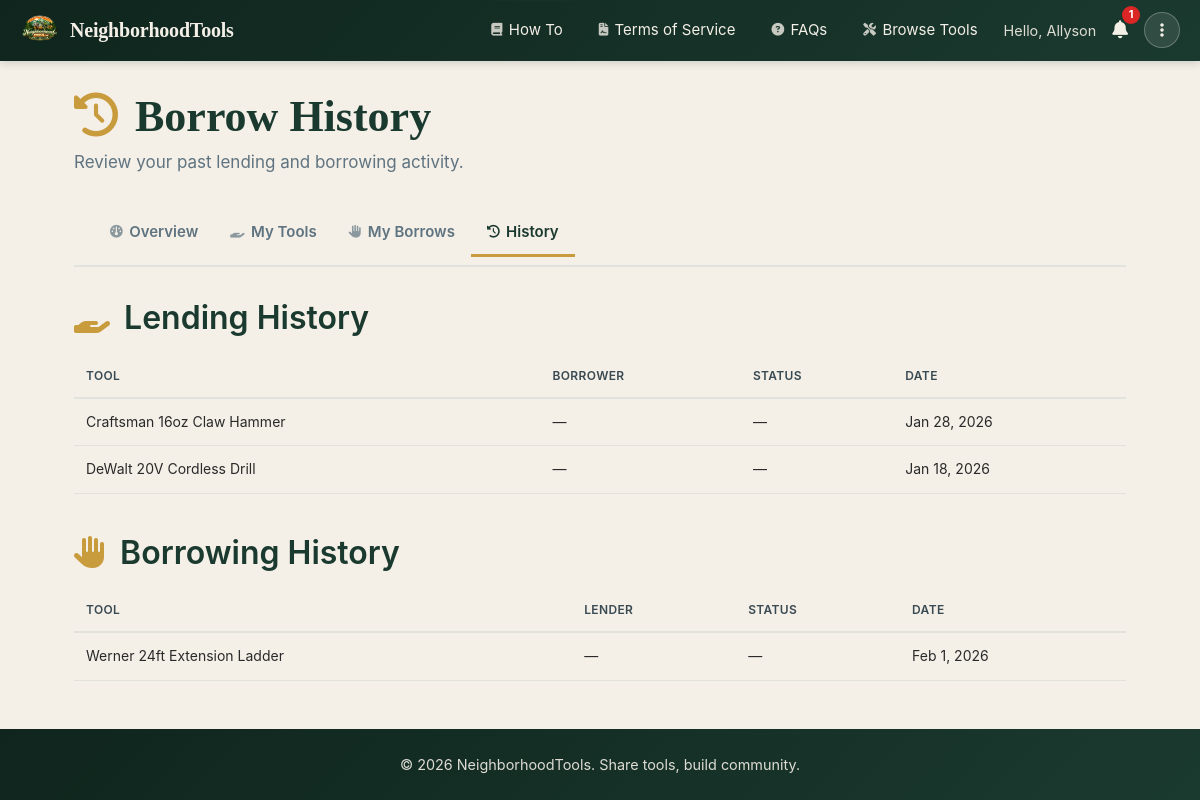
The page /dashboard/history (signed in) on the database its author committed.
### tables this page shows
CREATE TABLE borrow_bor (
    id_bor INT AUTO_INCREMENT PRIMARY KEY,
    id_tol_bor INT NOT NULL,
    id_acc_bor INT NOT NULL
        COMMENT 'borrower account',
    id_bst_bor INT NOT NULL,
    loan_duration_hours_bor INT NOT NULL
        COMMENT 'Agreed period in hours; UI converts',
    requested_at_bor TIMESTAMP DEFAULT CURRENT_TIMESTAMP,
    approved_at_bor TIMESTAMP NULL,
    borrowed_at_bor TIMESTAMP NULL,
    due_at_bor TIMESTAMP NULL
        COMMENT 'Set via trigger on status -> borrowed',
    returned_at_bor TIMESTAMP NULL,
    cancelled_at_bor TIMESTAMP NULL,
    notes_text_bor TEXT,
    is_contact_shared_bor BOOLEAN NOT NULL DEFAULT FALSE,
    created_at_bor TIMESTAMP DEFAULT CURRENT_TIMESTAMP,
    INDEX idx_status_due_tool_bor (id_bst_bor, due_at_bor, id_tol_bor),
    INDEX idx_tool_status_bor (id_tol_bor, id_bst_bor),
    INDEX idx_tool_borrower_bor (id_tol_bor, id_acc_bor),
    INDEX idx_borrower_bor (id_acc_bor),
    INDEX idx_returned_bor (returned_at_bor),
    INDEX idx_requested_at_bor (requested_at_bor),
    INDEX idx_borrower_status_bor (id_acc_bor, id_bst_bor, requested_at_bor),
    CONSTRAINT fk_borrow_tool FOREIGN KEY (id_tol_bor)
        REFERENCES tool_tol (id_tol) ON UPDATE CASCADE ON DELETE RESTRICT,
    CONSTRAINT fk_borrow_borrower FOREIGN KEY (id_acc_bor)
        REFERENCES account_acc (id_acc) ON UPDATE CASCADE ON DELETE RESTRICT,
    CONSTRAINT fk_borrow_status FOREIGN KEY (id_bst_bor)
        REFERENCES borrow_status_bst (id_bst) ON UPDATE CASCADE ON DELETE RESTRICT,
    CONSTRAINT chk_returned_cancelled_exclusive CHECK (
        returned_at_bor IS NULL OR cancelled_at_bor IS NULL
    )
);

CREATE TABLE tool_tol (
    id_tol INT AUTO_INCREMENT PRIMARY KEY,
    tool_name_tol VARCHAR(255) NOT NULL,
    tool_description_tol TEXT,
    id_tcd_tol INT NOT NULL,
    id_acc_tol INT NOT NULL
        COMMENT 'owner account',
    serial_number_tol VARCHAR(50),
    rental_fee_tol DECIMAL(6,2) DEFAULT 0.00
        COMMENT '0 = free sharing',
    default_loan_duration_hours_tol INT DEFAULT 168
        COMMENT 'Owner default in hours; UI converts days/weeks',
    is_available_tol BOOLEAN NOT NULL DEFAULT TRUE
        COMMENT 'Owner listing toggle - see Note for true availability logic',
    is_deposit_required_tol BOOLEAN NOT NULL DEFAULT FALSE
        COMMENT 'Lender requires refundable security deposit',
    default_deposit_amount_tol DECIMAL(8,2) DEFAULT 0.00
        COMMENT 'Default deposit amount; 0 = no deposit required',
    estimated_value_tol DECIMAL(8,2)
        COMMENT 'Estimated tool value for insurance/deposit reference',
    preexisting_conditions_tol TEXT
        COMMENT 'Lender disclosure of any pre-existing damage, wear, or conditions - ToS requirement',
    is_insurance_recommended_tol BOOLEAN NOT NULL DEFAULT FALSE
        COMMENT 'Flag for high-value tools ($1000+) where insurance is recommended',
    created_at_tol TIMESTAMP DEFAULT CURRENT_TIMESTAMP,
    updated_at_tol TIMESTAMP DEFAULT CURRENT_TIMESTAMP ON UPDATE CURRENT_TIMESTAMP,
    INDEX idx_owner_available_tol (id_acc_tol, is_available_tol),
    INDEX idx_condition_tol (id_tcd_tol),
    INDEX idx_available_owner_created_tol (is_available_tol, id_acc_tol, created_at_tol),
    INDEX idx_created_at_tol (created_at_tol),
    INDEX idx_rental_fee_tol (rental_fee_tol),
    INDEX idx_is_deposit_required_tol (is_deposit_required_tol),
    FULLTEXT INDEX fulltext_tool_search_tol (tool_name_tol, tool_description_tol),
    CONSTRAINT fk_tool_condition FOREIGN KEY (id_tcd_tol)
        REFERENCES tool_condition_tcd (id_tcd) ON UPDATE CASCADE ON DELETE RESTRICT,
    CONSTRAINT fk_tool_owner FOREIGN KEY (id_acc_tol)
        REFERENCES account_acc (id_acc) ON UPDATE CASCADE ON DELETE RESTRICT,
    CONSTRAINT chk_rental_fee_non_negative CHECK (rental_fee_tol >= 0),
    CONSTRAINT chk_deposit_amount_non_negative CHECK (default_deposit_amount_tol >= 0),
    CONSTRAINT chk_estimated_value_non_negative CHECK (estimated_value_tol IS NULL OR estimated_value_tol >= 0)
);

### src/Core/BaseController.php (called while the page is built, shortened)
<?php
class BaseController
{
    private static ?array $cachedTos = null;
    private static bool $tosCacheLoaded = false;
    private static ?int $cachedUnreadCount = null;
    private static bool $unreadCacheLoaded = false;
    protected function getSharedData(): array
    {
        $isLoggedIn = !empty($_SESSION['logged_in']);
        $authUser = $isLoggedIn
            ? [
                'id'         => (int) $_SESSION['user_id'],
                'name'       => $_SESSION['user_name'] ?? '',
                'first_name' => $_SESSION['user_first_name'] ?? '',
                'role'       => $_SESSION['user_role'] ?? 'member',
                'avatar'     => $_SESSION['user_avatar'] ?? null,
            ]
            : null;
        if (!self::$tosCacheLoaded) {
            self::$cachedTos = Tos::getCurrent();
            self::$tosCacheLoaded = true;
        }
        $currentTos = self::$cachedTos;
        $tosAccepted = $currentTos === null
            || !$isLoggedIn
            || Tos::hasUserAccepted(accountId: $authUser['id'], tosId: (int) $currentTos['id_tos']);
        if (!self::$unreadCacheLoaded) {
            self::$cachedUnreadCount = $isLoggedIn
                ? Notification::getUnreadCount($authUser['id'])
                : 0;
            self::$unreadCacheLoaded = true;
        }
        return [
            'isLoggedIn'  => $isLoggedIn,
            'authUser'    => $authUser,
            'csrfToken'   => $_SESSION['csrf_token'] ?? '',
            'currentPage' => parse_url($_SERVER['REQUEST_URI'] ?? '/', PHP_URL_PATH) ?: '/',
            'currentTos'  => $currentTos,
            'tosAccepted' => $tosAccepted,
            'unreadCount' => self::$cachedUnreadCount,
        ];
    }
    protected function render(string $view, array $data = []): void
    {
        extract(array_merge($this->getSharedData(), $data));
        require BASE_PATH . '/src/Views/' . $view . '.php';
        require BASE_PATH . '/src/Views/layouts/main.php';
    }
}

### src/Controllers/DashboardController.php (called while the page is built, shortened)
<?php
class DashboardController extends BaseController
{
    public function history(): void
    {
        $userId = (int) $_SESSION['user_id'];
        $lenderHistory   = [];
        $borrowerHistory = [];
        try {
            $pdo = \App\Core\Database::connection();
            $stmt = $pdo->prepare('CALL sp_get_user_borrow_history(:id, :role, :status, :limit, :offset)');
            $stmt->bindValue(':id', $userId, \PDO::PARAM_INT);
            $stmt->bindValue(':role', 'lender', \PDO::PARAM_STR);
            $stmt->bindValue(':status', null, \PDO::PARAM_NULL);
            $stmt->bindValue(':limit', 20, \PDO::PARAM_INT);
            $stmt->bindValue(':offset', 0, \PDO::PARAM_INT);
            $stmt->execute();
            $lenderHistory = $stmt->fetchAll();
            $stmt = $pdo->prepare('CALL sp_get_user_borrow_history(:id, :role, :status, :limit, :offset)');
            $stmt->bindValue(':id', $userId, \PDO::PARAM_INT);
            $stmt->bindValue(':role', 'borrower', \PDO::PARAM_STR);
            $stmt->bindValue(':status', null, \PDO::PARAM_NULL);
            $stmt->bindValue(':limit', 20, \PDO::PARAM_INT);
            $stmt->bindValue(':offset', 0, \PDO::PARAM_INT);
            $stmt->execute();
            $borrowerHistory = $stmt->fetchAll();
        } catch (\Throwable $e) {
            error_log('DashboardController::history — ' . $e->getMessage());
        }
        $this->render('dashboard/history', [
            'title'           => 'Borrow History — NeighborhoodTools',
            'description'     => 'View your past lending and borrowing activity.',
            'pageCss'         => ['dashboard.css'],
            'lenderHistory'   => $lenderHistory,
            'borrowerHistory' => $borrowerHistory,
        ]);
    }
}

### src/Views/dashboard/history.php (the view, shortened to what this page needs)
<section aria-labelledby="history-heading">
  <header>
    <h1 id="history-heading">
      <i class="fa-solid fa-clock-rotate-left" aria-hidden="true"></i>
      Borrow History
    </h1>
    <p>Review your past lending and borrowing activity.</p>
  </header>
  <nav aria-label="Dashboard sections">
    <ul>
      <li><a href="/dashboard"         ><i class="fa-solid fa-gauge" aria-hidden="true"></i> Overview</a></li>
      <li><a href="/dashboard/lender"  ><i class="fa-solid fa-hand-holding" aria-hidden="true"></i> My Tools</a></li>
      <li><a href="/dashboard/borrower"><i class="fa-solid fa-hand" aria-hidden="true"></i> My Borrows</a></li>
      <li><a href="/dashboard/history"  aria-current="page"><i class="fa-solid fa-clock-rotate-left" aria-hidden="true"></i> History</a></li>
    </ul>
  </nav>
  <section aria-labelledby="lending-history-heading">
    <h2 id="lending-history-heading">
      <i class="fa-solid fa-hand-holding" aria-hidden="true"></i>
      Lending History
    </h2>
    <?php if (!empty($lenderHistory)): ?>
      <table>
        <thead>
          <tr>
            <th scope="col">Tool</th>
            <th scope="col">Borrower</th>
            <th scope="col">Status</th>
            <th scope="col">Date</th>
          </tr>
        </thead>
        <tbody>
          <?php foreach ($lenderHistory as $row): ?>
            <tr>
              <td><?= htmlspecialchars($row['tool_name_tol'] ?? $row['tool_name'] ?? '—') ?></td>
              <td>
                <?php $borrowerId = (int) ($row['borrower_id'] ?? $row['id_acc_bor'] ?? 0); ?>
                <?php if ($borrowerId > 0): ?>
                  <a href="/profile/<?= $borrowerId ?>">
                    <?= htmlspecialchars($row['borrower_name'] ?? '—') ?>
                  </a>
                <?php else: ?>
                  <?= htmlspecialchars($row['borrower_name'] ?? '—') ?>
                <?php endif; ?>
              </td>
              <td><?= htmlspecialchars($row['borrow_status'] ?? $row['status_name_bst'] ?? '—') ?></td>
              <td>
                <?php $date = $row['returned_at_bor'] ?? $row['requested_at_bor'] ?? $row['created_at_bor'] ?? null; ?>
                <?php if ($date): ?>
                  <time datetime="<?= htmlspecialchars($date) ?>">
                    <?= htmlspecialchars(date('M j, Y', strtotime($date))) ?>
                  </time>
                <?php else: ?>
                  —
                <?php endif; ?>
              </td>
            </tr>
          <?php endforeach; ?>
        </tbody>
      </table>
    <?php else: ?>
      <p>No lending history yet. <a href="/tools/create">List a tool</a> to get started.</p>
    <?php endif; ?>
  </section>
  <section aria-labelledby="borrowing-history-heading">
    <h2 id="borrowing-history-heading">
      <i class="fa-solid fa-hand" aria-hidden="true"></i>
      Borrowing History
    </h2>
    <?php if (!empty($borrowerHistory)): ?>
      <table>
        <thead>
          <tr>
            <th scope="col">Tool</th>
            <th scope="col">Lender</th>
            <th scope="col">Status</th>
            <th scope="col">Date</th>
          </tr>
        </thead>
        <tbody>
          <?php foreach ($borrowerHistory as $row): ?>
            <tr>
              <td><?= htmlspecialchars($row['tool_name_tol'] ?? $row['tool_name'] ?? '—') ?></td>
              <td>
                <?php $lenderId = (int) ($row['lender_id'] ?? $row['owner_id'] ?? 0); ?>
                <?php if ($lenderId > 0): ?>
                  <a href="/profile/<?= $lenderId ?>">
                    <?= htmlspecialchars($row['lender_name'] ?? $row['owner_name'] ?? '—') ?>
                  </a>
                <?php else: ?>
                  <?= htmlspecialchars($row['lender_name'] ?? $row['owner_name'] ?? '—') ?>
                <?php endif; ?>
              </td>
              <td><?= htmlspecialchars($row['borrow_status'] ?? $row['status_name_bst'] ?? '—') ?></td>
              <td>
                <?php $date = $row['returned_at_bor'] ?? $row['requested_at_bor'] ?? $row['created_at_bor'] ?? null; ?>
                <?php if ($date): ?>
                  <time datetime="<?= htmlspecialchars($date) ?>">
                    <?= htmlspecialchars(date('M j, Y', strtotime($date))) ?>
                  </time>
                <?php else: ?>
                  —
                <?php endif; ?>
              </td>
            </tr>
          <?php endforeach; ?>
        </tbody>
      </table>
    <?php else: ?>
      <p>No borrowing history yet. <a href="/tools">Browse tools</a> to find something to borrow.</p>
    <?php endif; ?>
  </section>
</section>

### public/index.php (shortened to what this page needs)
<?php
$routes    = require BASE_PATH . '/config/routes.php';
$method = $_SERVER['REQUEST_METHOD'];
$uri    = parse_url($_SERVER['REQUEST_URI'], PHP_URL_PATH);
if ($uri !== '/') {
    $uri = rtrim($uri, '/');
}
try {
    foreach ($routes as $route => $handler) {
        [$routeMethod, $routePath] = explode(' ', $route, 2);
        if ($method !== $routeMethod) {
            continue;
        }
        $pattern = preg_replace('/\{([a-zA-Z]+)\}/', '(?P<$1>[^/]+)', $routePath);
        $pattern = '#^' . $pattern . '$#';
        if (preg_match($pattern, $uri, $matches)) {
            [$controllerClass, $action] = $handler;
            $params = array_filter($matches, 'is_string', ARRAY_FILTER_USE_KEY);
            $controller = new $controllerClass();
            $controller->$action(...array_values($params));
            break;
        }
    }
} catch (\Throwable $e) {
    http_response_code(500);
    error_log($e->getMessage() . ' in ' . $e->getFile() . ':' . $e->getLine());
    require BASE_PATH . '/src/Views/errors/500.php';
}

### rows shown on the page
borrow_bor: id_tol_bor.tool_name_tol "Craftsman 16oz Claw Hammer", borrower_name "—", borrow_status "—", date('M j, Y', strtotime($date)) "Jan 28, 2026"
borrow_bor: id_tol_bor.tool_name_tol "DeWalt 20V Cordless Drill", borrower_name "—", borrow_status "—", returned_at_bor "Jan 18, 2026"
borrow_bor: id_tol_bor.tool_name_tol "Werner 24ft Extension Ladder", lender_name "—", borrow_status "—", date('M j, Y', strtotime($date)) "Feb 1, 2026"
